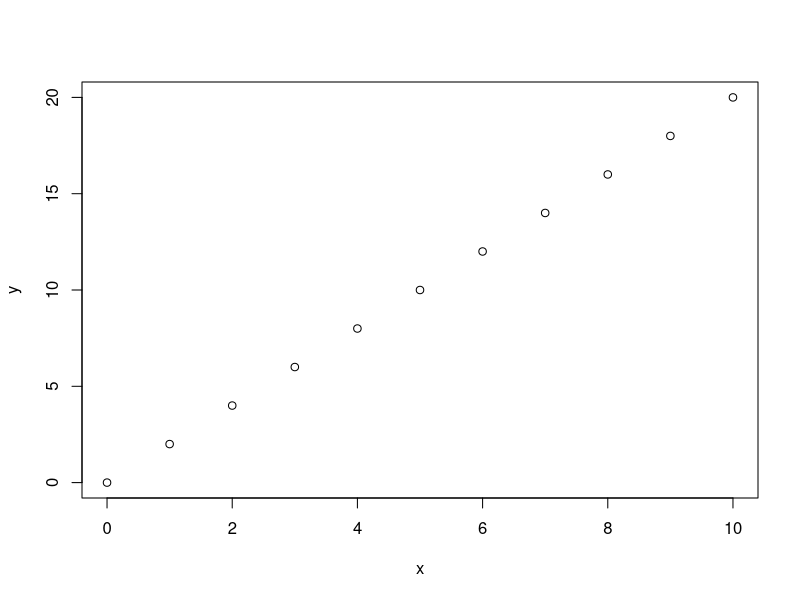
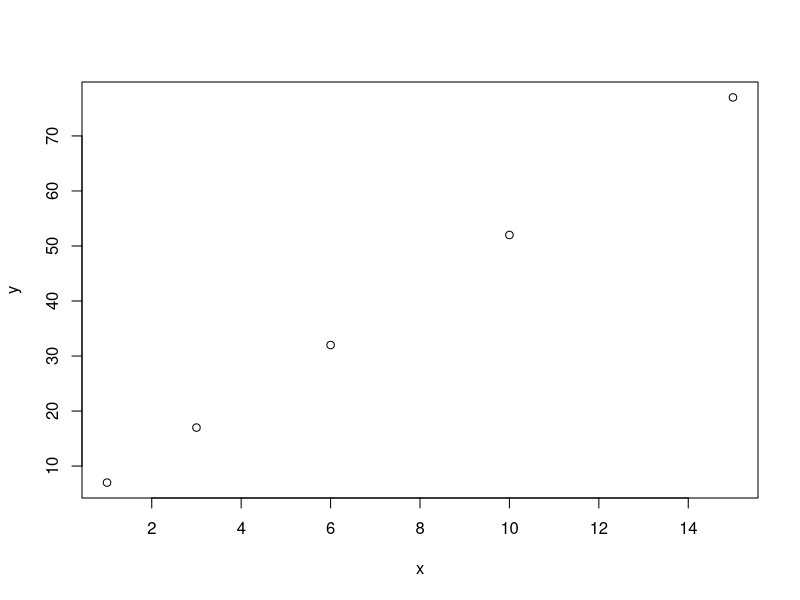
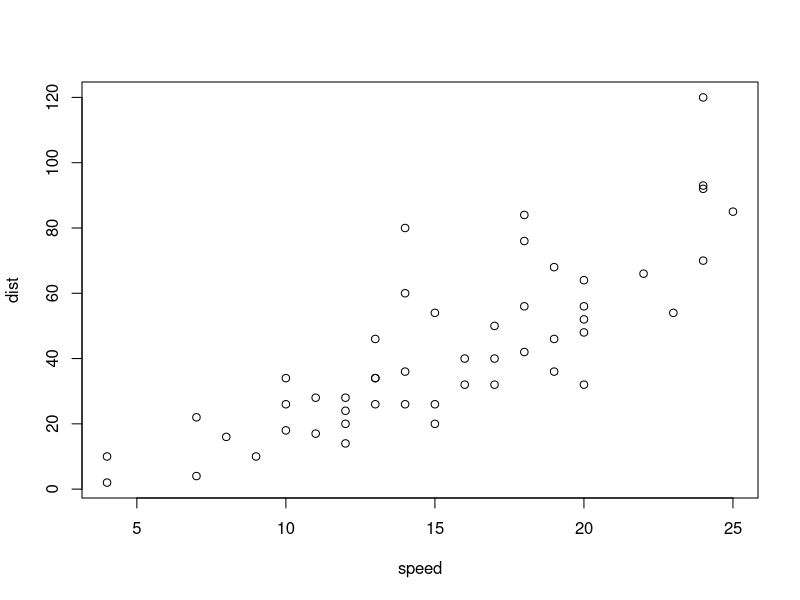
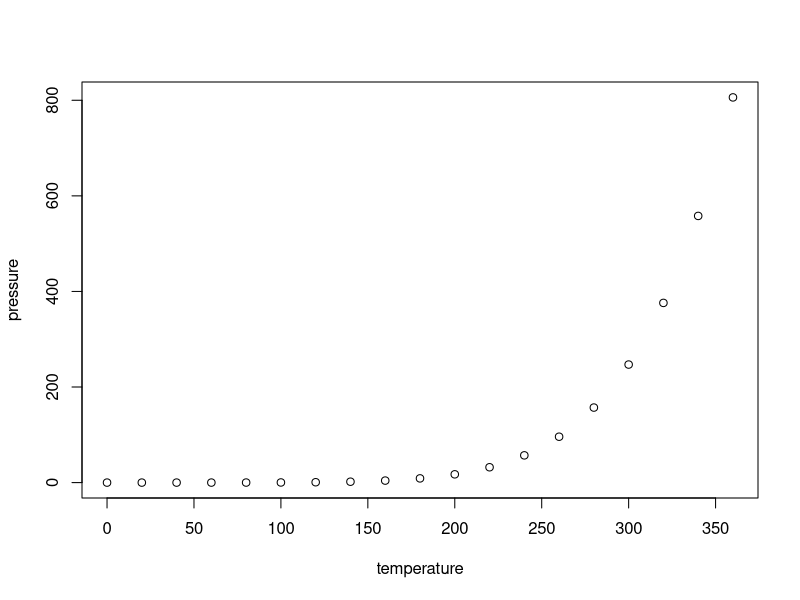

Recreate these plots in R, in order.
## ---- chunk 1
knitr::opts_chunk$set(echo = TRUE)
## ---- chunk 2
x <- 1
y <- 2
z <- x + y
print (x)
print (y)
print (z)
## ---- chunk 3
str1 <- "Hello"
str2 <- "from Qing"
str = paste (str1, str2)
print (str)

cat(str1,str2)

## ---- chunk 4
x <- 0:10
y <- 2*x
plot(x,y)
## ---- chunk 5
x <- seq(10, 20)
print (x)

x <- seq(10, 20, 2)
print (x)

y <- rev(x)
print(y)
## ---- chunk 6
x <- c(1, 3, 6, 10, 15)
b <- 2
y <- 5*x + b
print(y)
plot(x, y)
## ---- chunk 7
x <- rep(c(2,4,6,8), 3)
print (x)

x <- rep(c(2, 4, 6, 8), each=2)
print(x)
## ---- chunk 8
colnames(cars)
nrow(cars)
summary(cars)
## ---- chunk 9
plot(cars)
## ---- chunk 10
colnames(pressure)
nrow(pressure)
summary(pressure)
## ---- chunk 11
plot(pressure)
